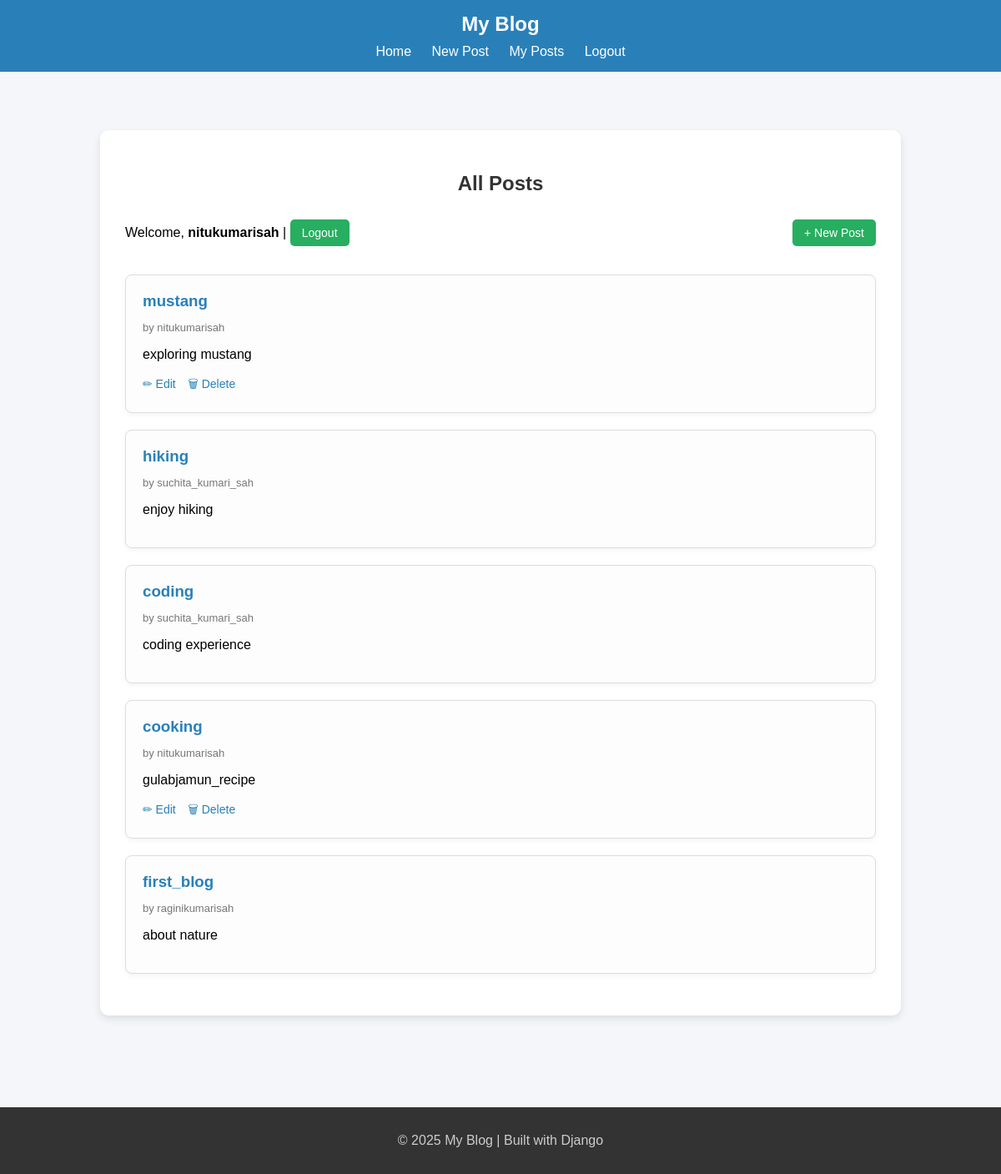
Screenshot of / (signed in) with the database file from the repository.
### blogapp/models.py (models this page shows, shortened)
class Post(models.Model):
    title = models.CharField(max_length=200)
    content = models.TextField()
    author = models.ForeignKey(User, on_delete=models.CASCADE)
    created_at = models.DateTimeField(auto_now_add=True)

### blogapp/views.py (the view)
# urls.py: path("", views.post_list, name="post_list"),
def post_list(request):
    posts = Post.objects.all().order_by("-created_at")
    return render(request, "blogapp/post_list.html", {"posts": posts})

### blogapp/templates/blogapp/post_list.html (shortened to what this page needs)
{% extends "blogapp/base.html" %}
{% block content %}
<div class="container">
    <h2>All Posts</h2>
    <div class="top-bar">
        {% if user.is_authenticated %}
            <p>Welcome, <strong>{{ user.username }}</strong> |
                <a href="{% url 'logout' %}">Logout</a>
            </p>
            <a href="{% url 'post_create' %}">+ New Post</a>
        {% else %}
            <a href="{% url 'login' %}">Login</a>
        {% endif %}
    </div>
    {% for post in posts %}
        <div class="post-card">
            <h3>{{ post.title }}</h3>
            <p class="post-meta">by {{ post.author.username }}</p>
            <p>{{ post.content|truncatewords:25 }}</p>
            {% if post.author == user %}
                <div class="post-actions">
                    <a href="{% url 'post_update' post.pk %}">✏ Edit</a>
                    <a href="{% url 'post_delete' post.pk %}">🗑 Delete</a>
                </div>
            {% endif %}
        </div>
    {% empty %}
        <p>No posts available yet.</p>
    {% endfor %}
</div>
{% endblock %}

### blogapp/templates/blogapp/base.html (style rules this page uses)
body { font-family: Arial, sans-serif; margin: 0; background: #f5f6fa; }

### blogapp/templates/blogapp/post_list.html (style rules this page uses)
body { font-family: Arial, sans-serif; background: #f5f6fa; margin: 0; padding: 0; }
.container { width: 80%; max-width: 900px; margin: 50px auto; background: #fff; padding: 30px; border-radius: 10px; box-shadow: 0px 4px 10px rgba(0,0,0,0.1); }
h2 { text-align: center; margin-bottom: 20px; color: #333; }
.top-bar { display: flex; justify-content: space-between; align-items: center; margin-bottom: 25px; }
.top-bar a { background: #27ae60; color: #fff; padding: 8px 14px; border-radius: 5px; text-decoration: none; font-size: 14px; }
.post-card { background: #fdfdfd; border: 1px solid #ddd; border-radius: 8px; padding: 20px; margin-bottom: 20px; box-shadow: 0px 2px 6px rgba(0,0,0,0.05); }
.post-card h3 { margin: 0; color: #2980b9; }
.post-meta { font-size: 13px; color: #777; margin-bottom: 10px; }
.post-actions { margin-top: 10px; }
.post-actions a { margin-right: 10px; font-size: 14px; color: #2980b9; text-decoration: none; }

### rows the page displays
Post: title "mustang", author.username "nitukumarisah", content "exploring mustang", shows "✏ Edit"
Post: title "hiking", author.username "suchita_kumari_sah", content "enjoy hiking"
Post: title "coding", author.username "suchita_kumari_sah", content "coding experience"
Post: title "cooking", author.username "nitukumarisah", content "gulabjamun_recipe", shows "✏ Edit"
Post: title "first_blog", author.username "raginikumarisah", content "about nature"

### other values shown
{{ user.username }} "nitukumarisah"
{{ year|default:2025 }} "2025"
